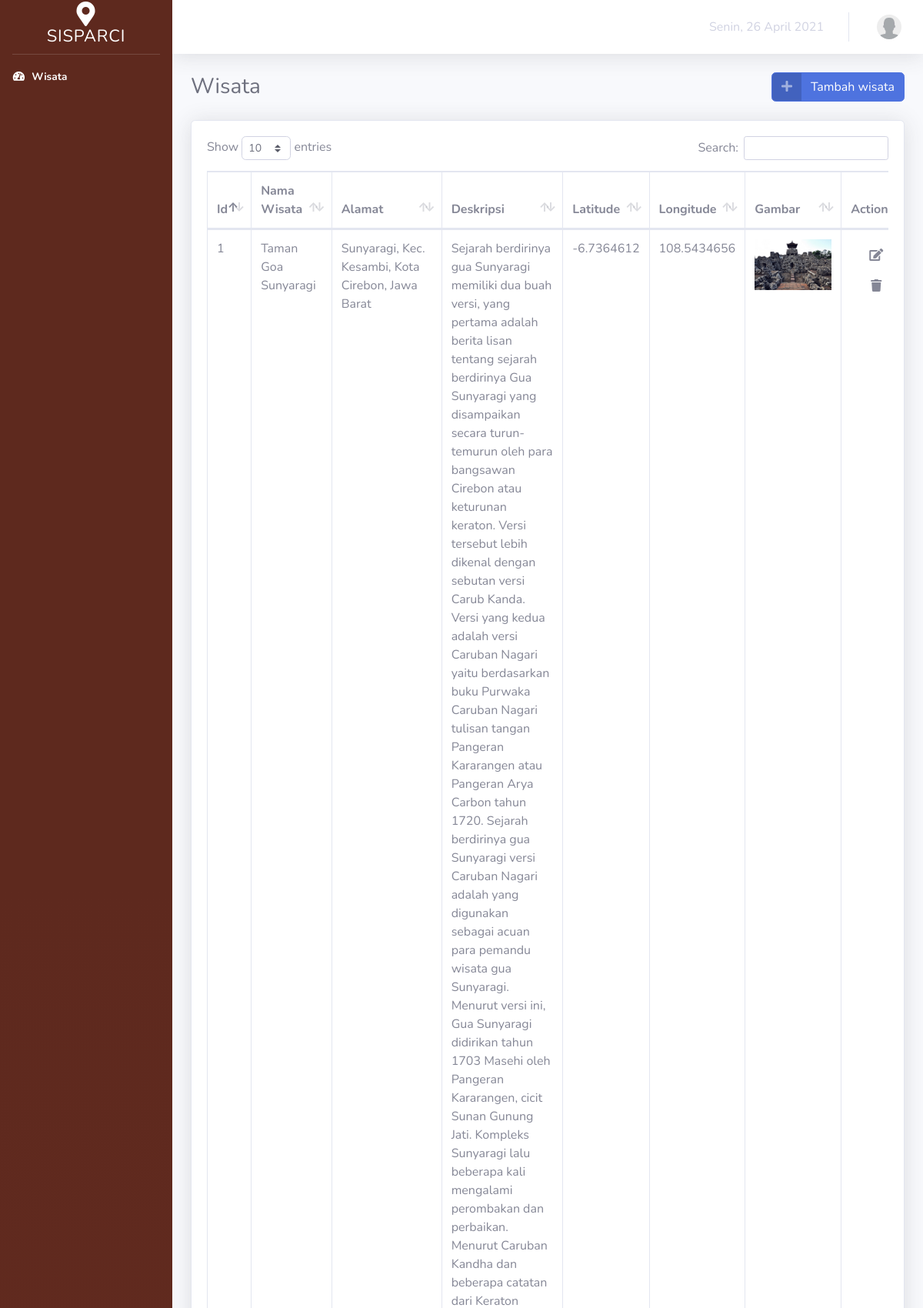
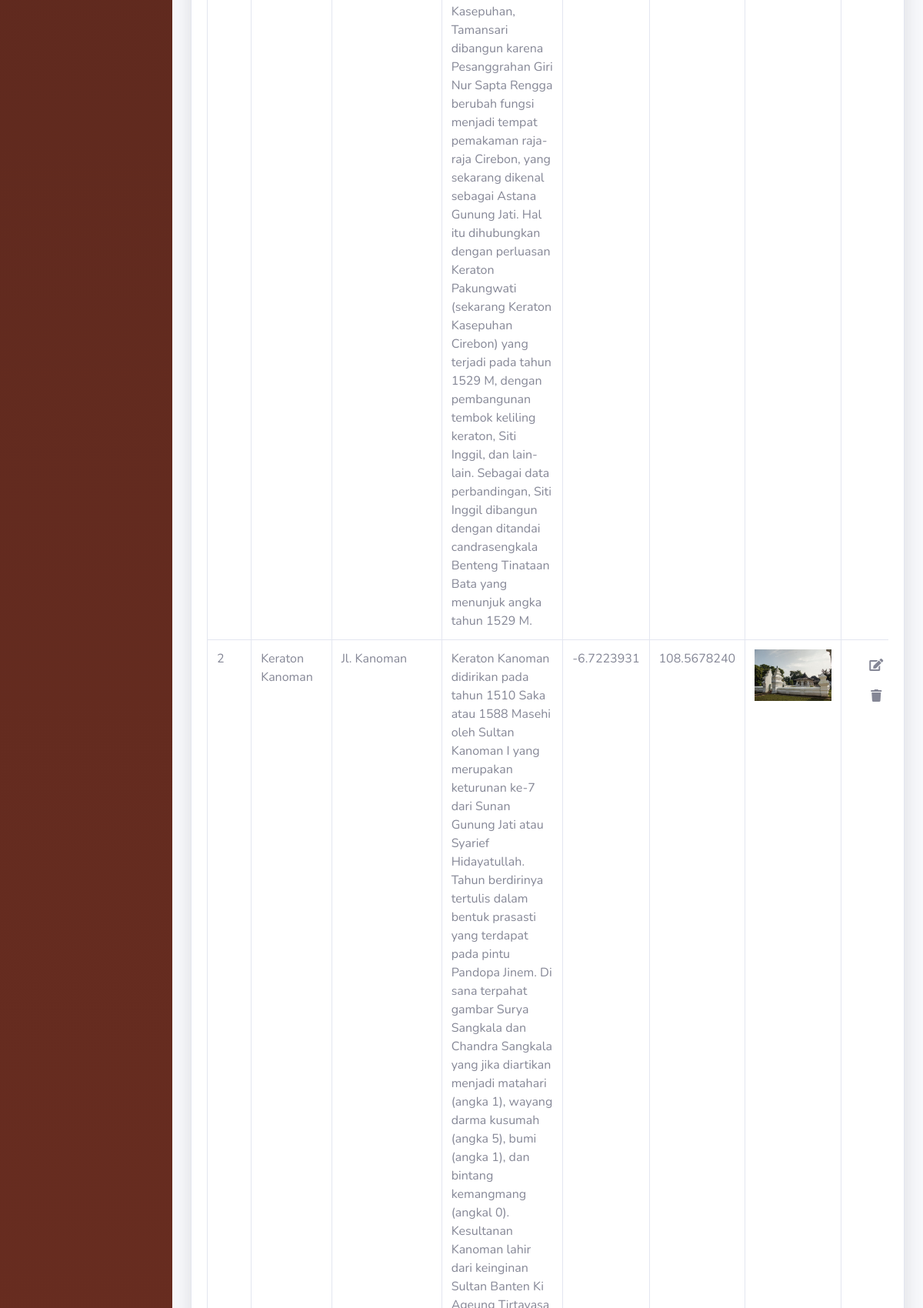
The app's page /administrator/fitur/admin/wisata.php (upper part) with its own data (2 pictures, top to bottom).
### tables this page shows
CREATE TABLE IF NOT EXISTS `wisata` (
`id` int(11) NOT NULL,
  `nama_lokasi` varchar(100) NOT NULL,
  `alamat` varchar(100) NOT NULL,
  `deskripsi` text NOT NULL,
  `lat` varchar(100) NOT NULL,
  `lng` varchar(100) NOT NULL,
  `gambar` varchar(255) NOT NULL
);

### administrator/fitur/admin/wisata.php (the view, shortened to what this page needs)
<?php include "atas.php"; ?>
        <div class="container-fluid">
          <div class="d-md-flex align-items-center justify-content-between mb-4">
            <h1 class="h3 mb-0 text-gray-700" >Wisata</h1>
            <div class="md-2 sm-2 xs-2">
            <button type="button" class="btn btn-primary btn-icon-split" data-toggle="modal" data-target="#ModalTambah"><span class="icon text-white-50"><i class="fas fa-plus"></i></span><span class="text"> Tambah wisata</span></button>
          </div>
        </div>
          <div class="card shadow mb-4">
            <div class="card-body">
              <div class="table-responsive">
                <form method="POST" action="barang_cari.php">
                </form>
                <table class="table table-bordered" id="dataTable" width="100%" cellspacing="0">
                  <thead>
                    <tr>
                      <th>Id</th>
                      <th>Nama Wisata</th>
                      <th>Alamat</th>
                      <th>Deskripsi</th>
                      <th>Latitude</th>
                      <th>Longitude</th>
                      <th>Gambar</th>
                      <th>Action</th>
                    </tr>
                  </thead>
                  <tbody>
                    <?php
                          $sql = mysqli_query($konek,"SELECT * FROM wisata");
                            while ($data = mysqli_fetch_array($sql)) {
                        ?>
                    <tr>
                      <td><?php echo $data['id']; ?></td>
                      <td><?php echo $data['nama_lokasi'];?></td>
                      <td><?php echo $data['alamat'];?></td>
                      <td><?php echo $data['deskripsi'];?></td>
                      <td><?php echo $data['lat'];?></td>
                      <td><?php echo $data['lng'];?></td>
                      <td><img width="100" src="../../../img/bg-img/<?php echo $data['gambar'];?>"></td>
                      <td align="center">
                        <a href="wisata_edit.php?id=<?php echo $data['id'];?>" class="btn btn-success btn-circle" style="background-color: #fff; border: 0"><i class="fa fa-edit" style="color: #858796;"></i></a>
                        <a href="barang/proses_delete.php?id_user=<?php echo $data['id_user'];?>" id="hapus" class="btn btn-danger btn-circle" style="background-color: #fff; border: 0"><i class="fa fa-trash" style="color: #858796;"></i></a>
                      </td>
                    </tr>
                    <?php
                  }
                  ?>
                  </tbody>
                </table>
              </div>
            </div>
          </div>
        </div>
<?php include "bawah.php"; ?>

### records on screen
wisata: id "1", nama_lokasi "Taman Goa Sunyaragi", alamat "Sunyaragi, Kec. Kesambi, Kota Cirebon, Jawa Barat", deskripsi "Sejarah berdirinya gua Sunyaragi memiliki dua buah versi, yang pertama adalah berita lisan tentang sejarah berdirinya Gua Sunyaragi yang disampaikan secara turun-temurun oleh para bangsawan Cirebon atau keturunan keraton. Versi tersebut lebih dikenal dengan sebutan versi Carub Kanda. Versi yang kedua adalah versi Caruban Nagari yaitu berdasarkan buku Purwaka Caruban Nagari tulisan tangan Pangeran Kararangen atau Pangeran Arya Carbon tahun 1720. Sejarah berdirinya gua Sunyaragi versi Caruban Nagari adalah yang digunakan sebagai acuan para pemandu wisata gua Sunyaragi. Menurut versi ini, Gua Sunyaragi didirikan tahun 1703 Masehi oleh Pangeran Kararangen, cicit Sunan Gunung Jati. Kompleks…", lat "-6.7364612", lng "108.5434656", gambar (picture)
wisata: id "2", nama_lokasi "Keraton Kanoman", alamat "Jl. Kanoman", lat "-6.7223931", lng "108.5678240", gambar (picture)
